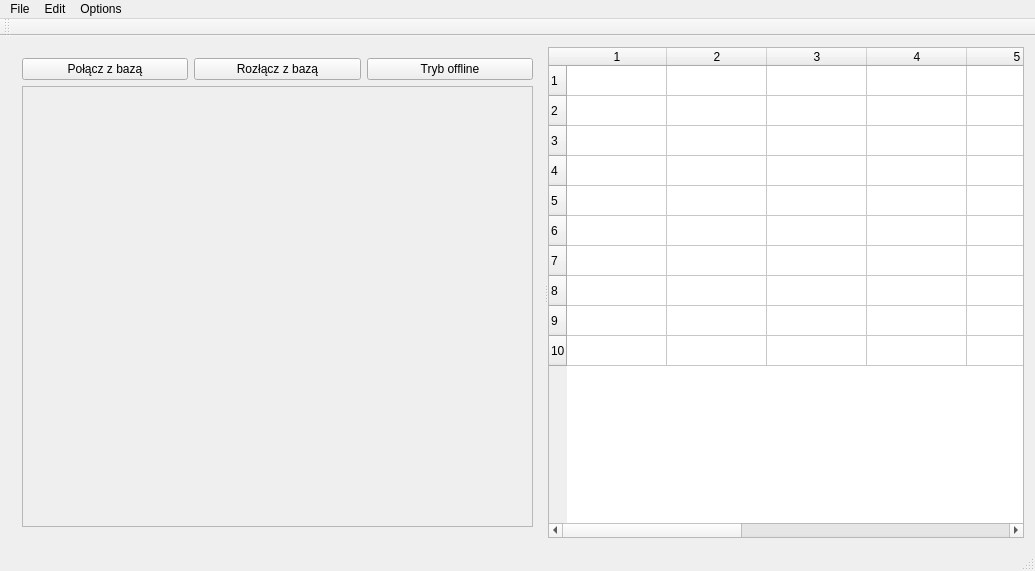
<?xml version="1.0" encoding="UTF-8"?>
<ui version="4.0">
 <class>MainWindow</class>
 <widget class="QMainWindow" name="MainWindow">
  <property name="geometry">
   <rect>
    <x>0</x>
    <y>0</y>
    <width>1035</width>
    <height>571</height>
   </rect>
  </property>
  <property name="windowTitle">
   <string>MainWindow</string>
  </property>
  <widget class="QWidget" name="centralWidget">
   <layout class="QHBoxLayout" name="horizontalLayout">
    <item>
     <widget class="QSplitter" name="splitter">
      <property name="orientation">
       <enum>Qt::Horizontal</enum>
      </property>
      <widget class="QWidget" name="layoutWidget">
       <layout class="QVBoxLayout" name="verticalLayout">
        <item>
         <layout class="QHBoxLayout" name="horizontalLayout_2">
          <item>
           <widget class="QPushButton" name="pushButton_3">
            <property name="font">
             <font>
              <weight>50</weight>
              <bold>false</bold>
             </font>
            </property>
            <property name="text">
             <string>Połącz z bazą</string>
            </property>
           </widget>
          </item>
          <item>
           <widget class="QPushButton" name="pushButton_2">
            <property name="text">
             <string>Rozłącz z bazą</string>
            </property>
           </widget>
          </item>
          <item>
           <widget class="QPushButton" name="pushButton">
            <property name="text">
             <string>Tryb offline</string>
            </property>
           </widget>
          </item>
         </layout>
        </item>
        <item>
         <widget class="QScrollArea" name="scrollArea">
          <property name="sizePolicy">
           <sizepolicy hsizetype="Expanding" vsizetype="Expanding">
            <horstretch>0</horstretch>
            <verstretch>0</verstretch>
           </sizepolicy>
          </property>
          <property name="minimumSize">
           <size>
            <width>0</width>
            <height>0</height>
           </size>
          </property>
          <property name="sizeAdjustPolicy">
           <enum>QAbstractScrollArea::AdjustToContents</enum>
          </property>
          <property name="widgetResizable">
           <bool>true</bool>
          </property>
          <widget class="QWidget" name="scrollAreaWidgetContents">
           <property name="geometry">
            <rect>
             <x>0</x>
             <y>0</y>
             <width>433</width>
             <height>456</height>
            </rect>
           </property>
          </widget>
         </widget>
        </item>
       </layout>
      </widget>
      <widget class="QTableWidget" name="tableWidget">
       <property name="minimumSize">
        <size>
         <width>0</width>
         <height>0</height>
        </size>
       </property>
       <property name="rowCount">
        <number>10</number>
       </property>
       <property name="columnCount">
        <number>10</number>
       </property>
       <row/>
       <row/>
       <row/>
       <row/>
       <row/>
       <row/>
       <row/>
       <row/>
       <row/>
       <row/>
       <column/>
       <column/>
       <column/>
       <column/>
       <column/>
       <column/>
       <column/>
       <column/>
       <column/>
       <column/>
      </widget>
     </widget>
    </item>
   </layout>
  </widget>
  <widget class="QMenuBar" name="menuBar">
   <property name="geometry">
    <rect>
     <x>0</x>
     <y>0</y>
     <width>1035</width>
     <height>22</height>
    </rect>
   </property>
   <widget class="QMenu" name="menuNowy">
    <property name="title">
     <string>File</string>
    </property>
    <addaction name="actionNew"/>
    <addaction name="actionOpen"/>
    <addaction name="separator"/>
    <addaction name="actionClose"/>
    <addaction name="actionSave"/>
    <addaction name="actionSave_As"/>
   </widget>
   <widget class="QMenu" name="menuEdit">
    <property name="title">
     <string>Edit</string>
    </property>
   </widget>
   <widget class="QMenu" name="menuOptions">
    <property name="title">
     <string>Options</string>
    </property>
    <addaction name="actionAdd_to_database_2"/>
   </widget>
   <addaction name="menuNowy"/>
   <addaction name="menuEdit"/>
   <addaction name="menuOptions"/>
  </widget>
  <widget class="QToolBar" name="mainToolBar">
   <attribute name="toolBarArea">
    <enum>TopToolBarArea</enum>
   </attribute>
   <attribute name="toolBarBreak">
    <bool>false</bool>
   </attribute>
  </widget>
  <widget class="QStatusBar" name="statusBar"/>
  <action name="actionNew">
   <property name="text">
    <string>New</string>
   </property>
  </action>
  <action name="actionOpen">
   <property name="text">
    <string>Open</string>
   </property>
  </action>
  <action name="actionClose">
   <property name="text">
    <string>Close</string>
   </property>
  </action>
  <action name="actionSave">
   <property name="text">
    <string>Save</string>
   </property>
  </action>
  <action name="actionSave_As">
   <property name="text">
    <string>Save As</string>
   </property>
  </action>
  <action name="actionAdd_to_database_2">
   <property name="text">
    <string>Add to database</string>
   </property>
  </action>
 </widget>
 <layoutdefault spacing="6" margin="11"/>
 <resources/>
 <connections/>
</ui>
